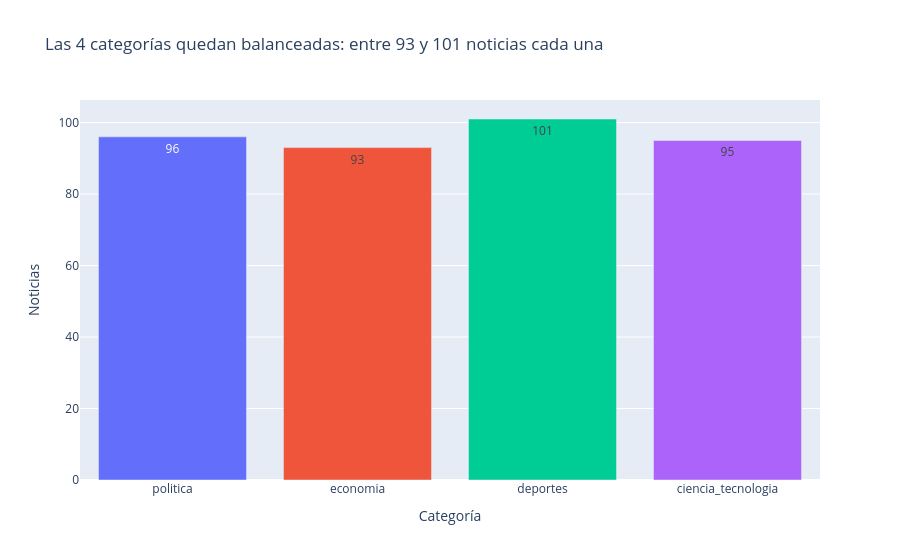

The notebook cell this image was saved under:
### Markdown cell above
## 4. Análisis exploratorio (EDA)

Los títulos de los gráficos se calculan con los datos, para que expresen la conclusión y no solo la variable.

### Code cell
conteo = df["etiqueta"].value_counts().reindex(CATEGORIAS).fillna(0).astype(int)
balanceado = (conteo.max() - conteo.min()) <= 0.25 * conteo.max()
titulo = (f"Las 4 categorías quedan {'balanceadas' if balanceado else 'desbalanceadas'}: "
          f"entre {conteo.min()} y {conteo.max()} noticias cada una")

fig1 = px.bar(conteo.rename_axis("etiqueta").reset_index(name="noticias"),
              x="etiqueta", y="noticias", color="etiqueta", text="noticias", title=titulo)
fig1.update_layout(showlegend=False, xaxis_title="Categoría", yaxis_title="Noticias")
fig1.show()

### Figure 1 — Plotly figure (JSON) as saved in the notebook; plotly's stock layout.template omitted (floating-point values rounded to 4 significant figures)
{"data": [{"hovertemplate": "etiqueta=%{x}<br>noticias=%{text}<extra></extra>", "legendgroup": "politica", "marker": {"color": "#636efa", "pattern": {"shape": ""}}, "name": "politica", "orientation": "v", "showlegend": true, "text": [96.0], "textposition": "auto", "type": "bar", "x": ["politica"], "xaxis": "x", "y": [96], "yaxis": "y"}, {"hovertemplate": "etiqueta=%{x}<br>noticias=%{text}<extra></extra>", "legendgroup": "economia", "marker": {"color": "#EF553B", "pattern": {"shape": ""}}, "name": "economia", "orientation": "v", "showlegend": true, "text": [93.0], "textposition": "auto", "type": "bar", "x": ["economia"], "xaxis": "x", "y": [93], "yaxis": "y"}, {"hovertemplate": "etiqueta=%{x}<br>noticias=%{text}<extra></extra>", "legendgroup": "deportes", "marker": {"color": "#00cc96", "pattern": {"shape": ""}}, "name": "deportes", "orientation": "v", "showlegend": true, "text": [101.0], "textposition": "auto", "type": "bar", "x": ["deportes"], "xaxis": "x", "y": [101], "yaxis": "y"}, {"hovertemplate": "etiqueta=%{x}<br>noticias=%{text}<extra></extra>", "legendgroup": "ciencia_tecnologia", "marker": {"color": "#ab63fa", "pattern": {"shape": ""}}, "name": "ciencia_tecnologia", "orientation": "v", "showlegend": true, "text": [95.0], "textposition": "auto", "type": "bar", "x": ["ciencia_tecnologia"], "xaxis": "x", "y": [95], "yaxis": "y"}], "layout": {"barmode": "relative", "legend": {"title": {"text": "etiqueta"}, "tracegroupgap": 0}, "showlegend": false, "title": {"text": "Las 4 categorías quedan balanceadas: entre 93 y 101 noticias cada una"}, "xaxis": {"anchor": "y", "categoryarray": ["politica", "economia", "deportes", "ciencia_tecnologia"], "categoryorder": "array", "domain": [0, 1], "title": {"text": "Categoría"}}, "yaxis": {"anchor": "x", "domain": [0, 1], "title": {"text": "Noticias"}}}}
